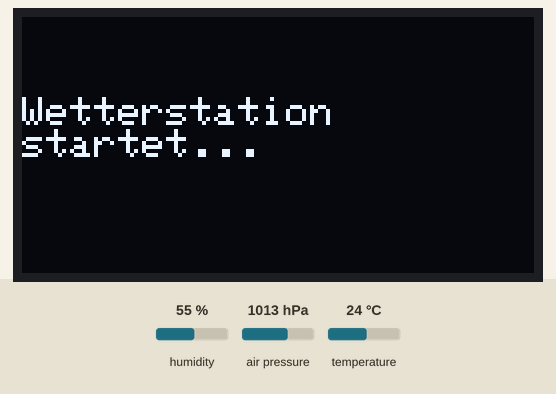
The program below on a simulated ESP32. Parts: 128×64 one-colour display. The test bench sets the inputs (shaded band); at power-on: humidity 55 %, air pressure 1013 hPa, temperature 24 °C. What the program prints to the serial monitor is not drawn.

Above: at 0.06 s.
1.3 s: humidity set to 22 %
At 5.2 s:
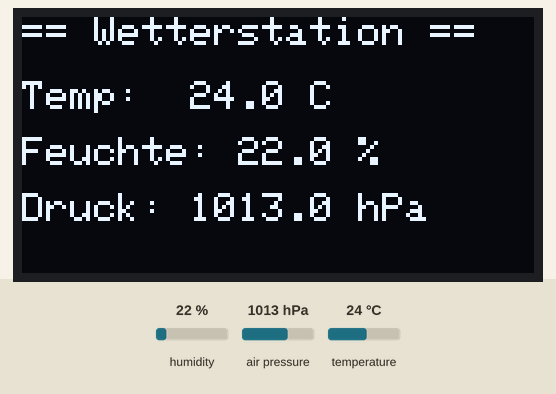
5.6 s: air pressure set to 952 hPa
At 9.0 s:
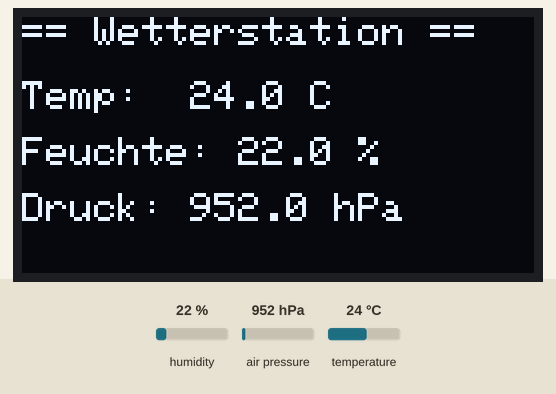
9.6 s: temperature set to 12 °C
At 12.7 s:
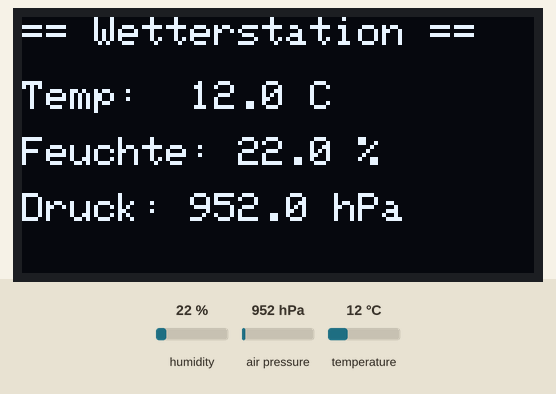
13.7 s: humidity set to 40 %
At 17.4 s:
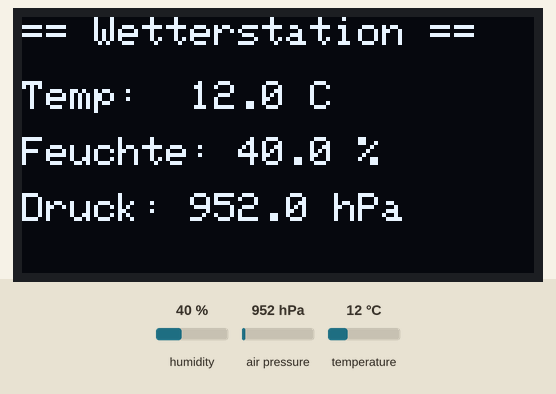
17.7 s: air pressure set to 975 hPa
At 21.3 s:
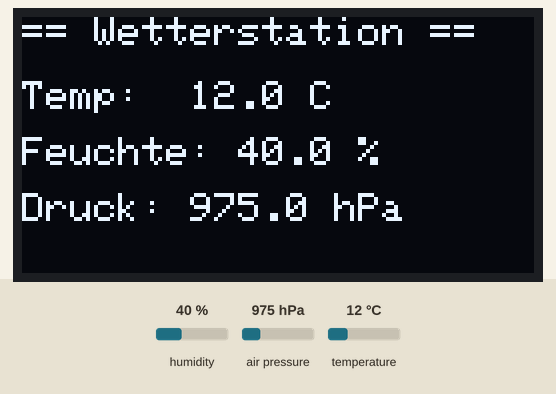
Timing chart, 0 to 22.8 s (numbered marks = the images above; inputs shaded):
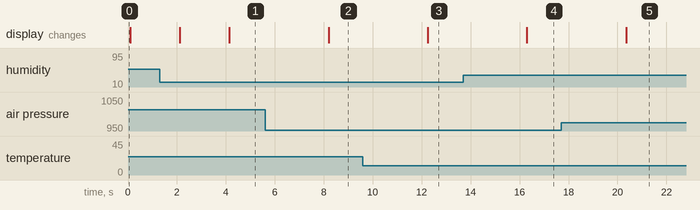

Measured:
- after the input at 1.3 s, the display: first differs from a run without the input after 2.8 s (image 1)
- after the input at 5.6 s, the display: changes after 2.6 s (image 2)
- after the input at 9.6 s, the display: changes after 2.6 s (image 3)
- after the input at 13.7 s, the display: changes after 2.6 s (image 4)
- after the input at 17.7 s, the display: changes after 2.7 s (image 5)

The program:

main.cpp
```cpp
#include <Arduino.h>
#include <WiFi.h>
#include "config.h"
#include "sensor.h"
#include "display.h"
#include "webserver.h"
#include "ota.h"

static bool sensorOk = false;
static bool displayOk = false;

// RTOS Task: Sensor alle 2 Sekunden auslesen + seriell ausgeben
void sensorTask(void *param) {
    for (;;) {
        SensorData data = sensor_read();

        if (data.valid) {
            Serial.printf("[Sensor] Temp: %.1f C | Feuchte: %.1f %% | Druck: %.1f hPa\n",
                          data.temperature, data.humidity, data.pressure);
        }

        vTaskDelay(pdMS_TO_TICKS(SENSOR_INTERVAL_MS));
    }
}

// RTOS Task: Display alle 2 Sekunden aktualisieren
void displayTask(void *param) {
    for (;;) {
        SensorData data = sensor_get_last();

        if (data.valid) {
            display_show_data(data);
        } else {
            display_show_error("Keine Sensordaten");
        }

        vTaskDelay(pdMS_TO_TICKS(SENSOR_INTERVAL_MS));
    }
}

// RTOS Task: OTA handle
void otaTask(void *param) {
    for (;;) {
        ota_handle();
        vTaskDelay(pdMS_TO_TICKS(100));
    }
}

void setup() {
    Serial.begin(115200);
    Serial.println("\n=== Wetterstation ===\n");

    // Display initialisieren
    displayOk = display_init();
    if (!displayOk) {
        Serial.println("[FEHLER] Display konnte nicht initialisiert werden!");
    }

    // Sensor initialisieren
    sensorOk = sensor_init();
    if (!sensorOk) {
        Serial.println("[FEHLER] Sensor konnte nicht initialisiert werden!");
        if (displayOk) {
            display_show_error("BME280 nicht\ngefunden!");
        }
    }

    // Wi-Fi Access Point starten
    WiFi.mode(WIFI_AP);
    WiFi.softAPConfig(AP_IP, AP_GATEWAY, AP_SUBNET);
    WiFi.softAP(AP_SSID);
    Serial.print("[OK] AP gestartet: ");
    Serial.println(AP_SSID);
    Serial.print("[OK] IP: ");
    Serial.println(WiFi.softAPIP());

    // OTA initialisieren
    ota_init();

    // Webserver + Captive Portal starten
    webserver_init();

    // RTOS Tasks starten
    if (sensorOk) {
        xTaskCreatePinnedToCore(sensorTask,  "sensor_task",  SENSOR_TASK_STACK,  NULL, SENSOR_TASK_PRIO,  NULL, 1);
    }
    if (displayOk) {
        xTaskCreatePinnedToCore(displayTask, "display_task", DISPLAY_TASK_STACK, NULL, DISPLAY_TASK_PRIO, NULL, 1);
    }
    xTaskCreatePinnedToCore(otaTask, "ota_task", 4096, NULL, 1, NULL, 0);

    Serial.println("\n[OK] Wetterstation bereit!\n");
}

void loop() {
    vTaskDelay(pdMS_TO_TICKS(1000));
}
```

display.cpp
```cpp
#include "display.h"
#include "config.h"
#include <Adafruit_SSD1306.h>
#include <Wire.h>

static Adafruit_SSD1306 oled(SCREEN_WIDTH, SCREEN_HEIGHT, &Wire, OLED_RESET);

bool display_init() {
    if (!oled.begin(SSD1306_SWITCHCAPVCC, OLED_ADDR)) {
        Serial.println("[FEHLER] SSD1306 nicht gefunden!");
        return false;
    }
    oled.clearDisplay();
    oled.setTextColor(SSD1306_WHITE);
    oled.setTextSize(1);
    oled.setCursor(0, 20);
    oled.println("Wetterstation");
    oled.println("startet...");
    oled.display();
    Serial.println("[OK] OLED Display initialisiert");
    return true;
}

void display_show_data(const SensorData &data) {
    oled.clearDisplay();

    // Titel
    oled.setTextSize(1);
    oled.setCursor(0, 0);
    oled.println("== Wetterstation ==");

    // Temperatur
    oled.setCursor(0, 16);
    oled.print("Temp:  ");
    oled.print(data.temperature, 1);
    oled.println(" C");

    // Luftfeuchtigkeit
    oled.setCursor(0, 30);
    oled.print("Feuchte: ");
    oled.print(data.humidity, 1);
    oled.println(" %");

    // Luftdruck
    oled.setCursor(0, 44);
    oled.print("Druck: ");
    oled.print(data.pressure, 1);
    oled.println(" hPa");

    oled.display();
}

void display_show_error(const char *message) {
    oled.clearDisplay();
    oled.setTextSize(1);
    oled.setCursor(0, 0);
    oled.println("!! FEHLER !!");
    oled.setCursor(0, 20);
    oled.println(message);
    oled.display();
}
```

display.h
```cpp
#pragma once

#include "sensor.h"

bool display_init();
void display_show_data(const SensorData &data);
void display_show_error(const char *message);
```

ota.cpp
```cpp
#include "ota.h"
#include <ArduinoOTA.h>

void ota_init() {
    ArduinoOTA.setHostname("wetterstation");

    ArduinoOTA.onStart([]() {
        Serial.println("[OTA] Update startet...");
    });
    ArduinoOTA.onEnd([]() {
        Serial.println("\n[OTA] Update fertig!");
    });
    ArduinoOTA.onProgress([](unsigned int progress, unsigned int total) {
        Serial.printf("[OTA] Fortschritt: %u%%\r", (progress / (total / 100)));
    });
    ArduinoOTA.onError([](ota_error_t error) {
        Serial.printf("[OTA FEHLER] %u: ", error);
        if (error == OTA_AUTH_ERROR)         Serial.println("Auth fehlgeschlagen");
        else if (error == OTA_BEGIN_ERROR)   Serial.println("Begin fehlgeschlagen");
        else if (error == OTA_CONNECT_ERROR) Serial.println("Verbindung fehlgeschlagen");
        else if (error == OTA_RECEIVE_ERROR) Serial.println("Empfang fehlgeschlagen");
        else if (error == OTA_END_ERROR)     Serial.println("Ende fehlgeschlagen");
    });

    ArduinoOTA.begin();
    Serial.println("[OK] OTA bereit");
}

void ota_handle() {
    ArduinoOTA.handle();
}
```

ota.h
```cpp
#pragma once

void ota_init();
void ota_handle();
```

sensor.cpp
```cpp
#include "sensor.h"
#include "config.h"
#include <Wire.h>

static Adafruit_BME280 bme;
static SensorData lastData = {0, 0, 0, false};
static SemaphoreHandle_t dataMutex = xSemaphoreCreateMutex();

bool sensor_init() {
    Wire.begin(I2C_SDA, I2C_SCL);
    if (!bme.begin(BME280_ADDR, &Wire)) {
        Serial.println("[FEHLER] BME280 nicht gefunden! Adresse: 0x76");
        return false;
    }
    Serial.println("[OK] BME280 initialisiert");
    return true;
}

SensorData sensor_read() {
    SensorData data;
    data.temperature = bme.readTemperature();
    data.humidity    = bme.readHumidity();
    data.pressure    = bme.readPressure() / 100.0F;
    data.valid       = !isnan(data.temperature) && !isnan(data.humidity) && !isnan(data.pressure);

    if (data.valid) {
        xSemaphoreTake(dataMutex, portMAX_DELAY);
        lastData = data;
        xSemaphoreGive(dataMutex);
    } else {
        Serial.println("[FEHLER] Ungueltige Sensordaten!");
    }

    return data;
}

SensorData sensor_get_last() {
    SensorData data;
    xSemaphoreTake(dataMutex, portMAX_DELAY);
    data = lastData;
    xSemaphoreGive(dataMutex);
    return data;
}
```

sensor.h
```cpp
#pragma once

#include <Adafruit_BME280.h>

struct SensorData {
    float temperature;
    float humidity;
    float pressure;
    bool  valid;
};

bool sensor_init();
SensorData sensor_read();
SensorData sensor_get_last();
```

webserver.cpp
```cpp
#include "webserver.h"
#include "sensor.h"
#include "config.h"
#include <ESPAsyncWebServer.h>
#include <DNSServer.h>

static AsyncWebServer server(80);
static DNSServer dnsServer;

static const char HTML_PAGE[] PROGMEM = R"rawliteral(
<!DOCTYPE html>
<html lang="de">
<head>
    <meta charset="UTF-8">
    <meta name="viewport" content="width=device-width, initial-scale=1.0">
    <title>Wetterstation</title>
    <style>
        * { margin: 0; padding: 0; box-sizing: border-box; }
        body {
            font-family: -apple-system, BlinkMacSystemFont, 'Segoe UI', Roboto, sans-serif;
            background: linear-gradient(135deg, #667eea 0%, #764ba2 100%);
            min-height: 100vh;
            display: flex;
            justify-content: center;
            align-items: center;
            color: #333;
        }
        .container {
            background: rgba(255,255,255,0.95);
            border-radius: 20px;
            padding: 30px;
            width: 340px;
            box-shadow: 0 20px 60px rgba(0,0,0,0.3);
        }
        h1 {
            text-align: center;
            font-size: 1.4em;
            margin-bottom: 20px;
            color: #4a4a8a;
        }
        .card {
            background: #f8f9ff;
            border-radius: 12px;
            padding: 16px 20px;
            margin-bottom: 12px;
            display: flex;
            justify-content: space-between;
            align-items: center;
        }
        .card:last-child { margin-bottom: 0; }
        .label { font-size: 0.95em; color: #666; }
        .value { font-size: 1.5em; font-weight: 700; color: #4a4a8a; }
        .unit { font-size: 0.7em; font-weight: 400; color: #999; }
        .status {
            text-align: center;
            margin-top: 16px;
            font-size: 0.8em;
            color: #999;
        }
        .error { color: #e74c3c; font-weight: bold; }
    </style>
</head>
<body>
    <div class="container">
        <h1>Wetterstation</h1>
        <div class="card">
            <span class="label">Temperatur</span>
            <span class="value" id="temp">--<span class="unit"> &deg;C</span></span>
        </div>
        <div class="card">
            <span class="label">Luftfeuchtigkeit</span>
            <span class="value" id="hum">--<span class="unit"> %</span></span>
        </div>
        <div class="card">
            <span class="label">Luftdruck</span>
            <span class="value" id="pres">--<span class="unit"> hPa</span></span>
        </div>
        <div class="status" id="status">Verbinde...</div>
    </div>
    <script>
        function update() {
            fetch('/api/data')
                .then(r => r.json())
                .then(d => {
                    if (d.valid) {
                        document.getElementById('temp').innerHTML = d.temperature.toFixed(1) + '<span class="unit"> &deg;C</span>';
                        document.getElementById('hum').innerHTML = d.humidity.toFixed(1) + '<span class="unit"> %</span>';
                        document.getElementById('pres').innerHTML = d.pressure.toFixed(1) + '<span class="unit"> hPa</span>';
                        document.getElementById('status').textContent = 'Aktualisiert: ' + new Date().toLocaleTimeString();
                        document.getElementById('status').className = 'status';
                    } else {
                        document.getElementById('status').textContent = 'Sensorfehler!';
                        document.getElementById('status').className = 'status error';
                    }
                })
                .catch(() => {
                    document.getElementById('status').textContent = 'Verbindungsfehler!';
                    document.getElementById('status').className = 'status error';
                });
        }
        update();
        setInterval(update, 2000);
    </script>
</body>
</html>
)rawliteral";

void webserver_init() {
    // DNS: Alle Anfragen auf unsere IP umleiten (Captive Portal)
    dnsServer.start(53, "*", AP_IP);

    // Hauptseite
    server.on("/", HTTP_GET, [](AsyncWebServerRequest *request) {
        request->send_P(200, "text/html", HTML_PAGE);
    });

    // JSON API fuer Sensordaten
    server.on("/api/data", HTTP_GET, [](AsyncWebServerRequest *request) {
        SensorData data = sensor_get_last();
        String json = "{";
        json += "\"temperature\":" + String(data.temperature, 1) + ",";
        json += "\"humidity\":" + String(data.humidity, 1) + ",";
        json += "\"pressure\":" + String(data.pressure, 1) + ",";
        json += "\"valid\":" + String(data.valid ? "true" : "false");
        json += "}";
        request->send(200, "application/json", json);
    });

    // Captive Portal: Alle unbekannten Anfragen auf Hauptseite umleiten
    server.onNotFound([](AsyncWebServerRequest *request) {
        request->redirect("http://192.168.4.1/");
    });

    server.begin();
    Serial.println("[OK] Webserver gestartet auf 192.168.4.1");

    // DNS-Task fuer Captive Portal
    xTaskCreatePinnedToCore(
        [](void *) {
            for (;;) {
                dnsServer.processNextRequest();
                vTaskDelay(pdMS_TO_TICKS(10));
            }
        },
        "dns_task", 2048, NULL, 1, NULL, 0
    );
}
```

webserver.h
```cpp
#pragma once

void webserver_init();
```

config.h
```cpp
#pragma once

// --- Wi-Fi Access Point ---
#define AP_SSID       "Wetterstation"
#define AP_IP         IPAddress(192, 168, 4, 1)
#define AP_GATEWAY    IPAddress(192, 168, 4, 1)
#define AP_SUBNET     IPAddress(255, 255, 255, 0)

// --- I2C Pins (ESP32 Default) ---
#define I2C_SDA       21
#define I2C_SCL       22

// --- BME280 ---
#define BME280_ADDR   0x76

// --- OLED Display (SSD1306 128x64) ---
#define SCREEN_WIDTH  128
#define SCREEN_HEIGHT 64
#define OLED_RESET    -1
#define OLED_ADDR     0x3C

// --- Timing ---
#define SENSOR_INTERVAL_MS  2000

// --- RTOS ---
#define SENSOR_TASK_STACK   4096
#define DISPLAY_TASK_STACK  4096
#define SENSOR_TASK_PRIO    2
#define DISPLAY_TASK_PRIO   1
```
